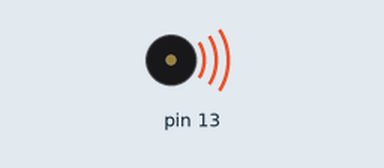
Recording of a sketch running on a simulated Arduino Uno, built with avr-gcc and run on an emulated ATmega328P. On the bench: buzzer (waves = sounding).

Above: at 0.1 s.
Timing chart, 0 to 17.6 s (numbered marks = the images above):
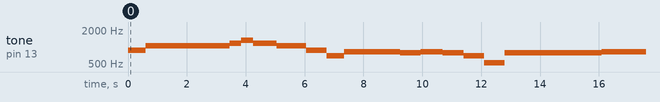

The sketch:

55.ino
```cpp
void setup() {
Serial.begin(9600);
tone(13,880);
delay(600);
tone(13,1046.50	);
delay(1100);
tone(13,1046.50	);
delay(1300);
tone(13,1046.50	);
delay(450);
tone(13,1174.66);
delay(400);
tone(13,1318.51);
delay(400);
tone(13,1174.66);
delay(800);
tone(13,1046.50	);
delay(1000);
tone(13,880);
delay(700);
tone(13,698.456);
delay(600);
tone(13,	830.609);
delay(700);
tone(13,	830.609);
delay(1200);
tone(13,	783.991	);
delay(700);
tone(13,	830.609);
delay(750);
tone(13,	783.991	);
delay(700);
tone(13,698.456	);
delay(700);
tone(13,	523.251	);
delay(700);
tone(13,783.991	);
delay(700);
tone(13,783.991	);
delay(1500);
tone(13,783.991	);
delay(1100);
tone(13,830.609	);
delay(1100);
tone(13,830.609);
delay(1100);


}

void loop() {
  // put your main code here, to run repeatedly:

}
```
